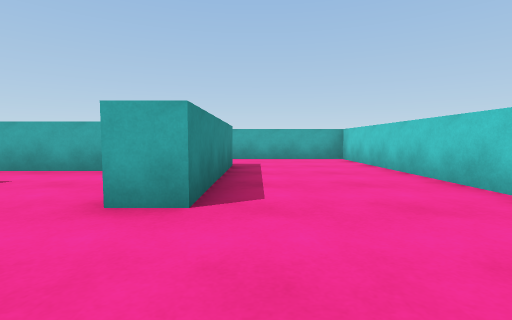
[1] (above)

21 first-person views from a walk through a Unity game level. The camera is 0.62 m above the floor, tilts 4° down and sees 85° across. The floor is counted in squares, 1 m on a side. Each view is taken from the middle of a square. On the plan, view 1 faces up. The plan holds only what a view shows up to about 9 squares ahead; the rest is blank. The place goes on beyond the plan.

[2]
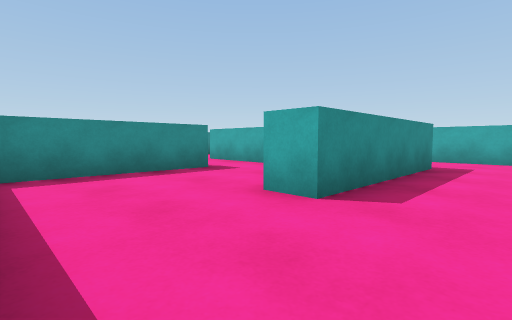

[3]
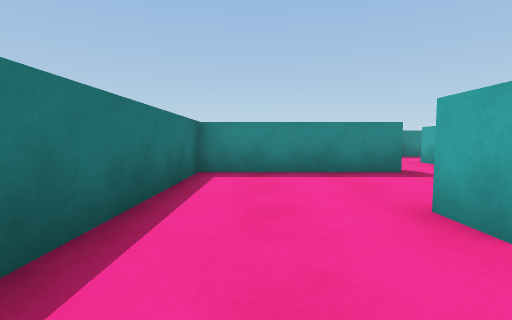

[4]
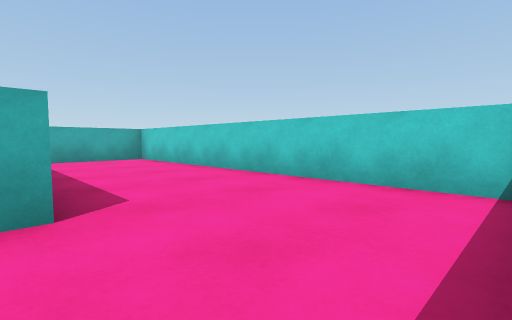

[5]
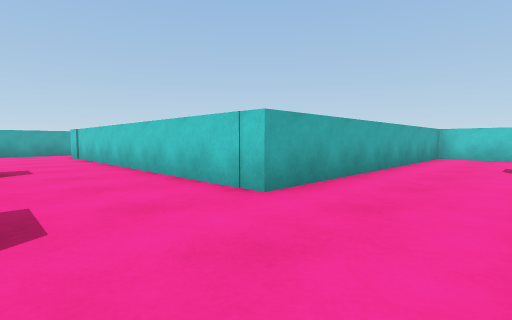

[6]
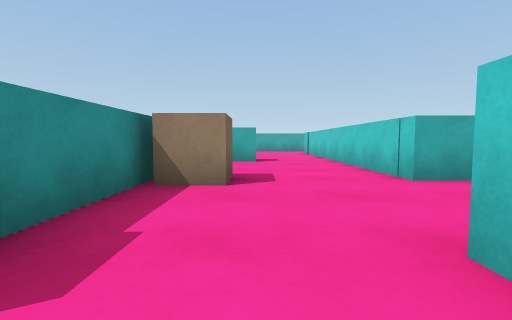

[7]
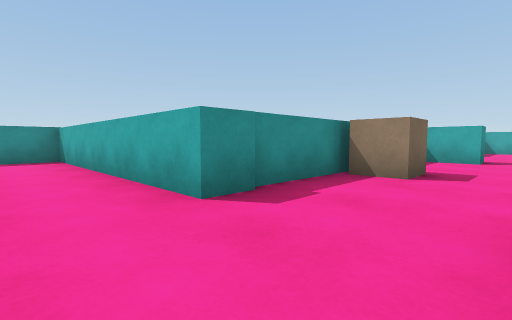

[8]
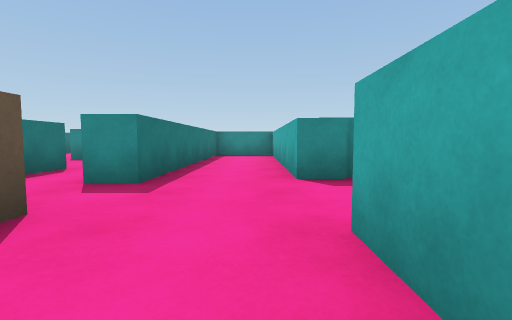

[9]
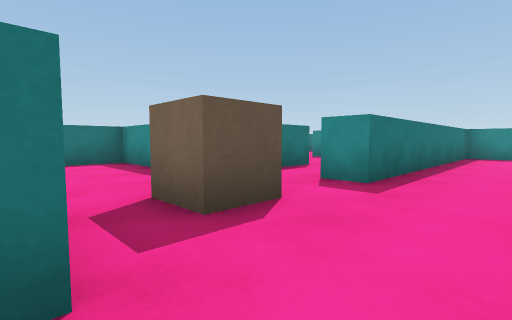

[10]
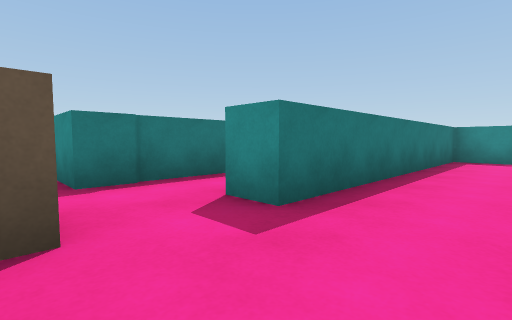

[11]
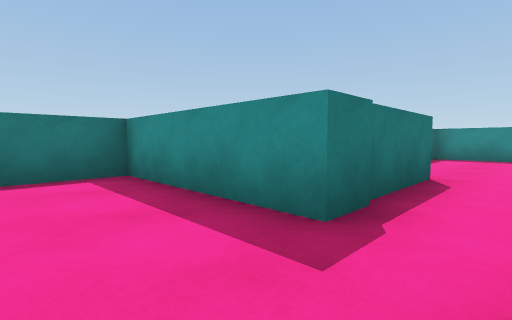

[12]
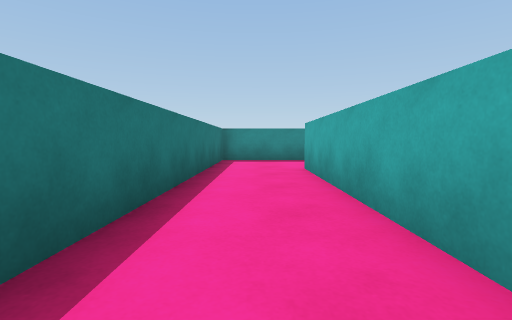

[13]
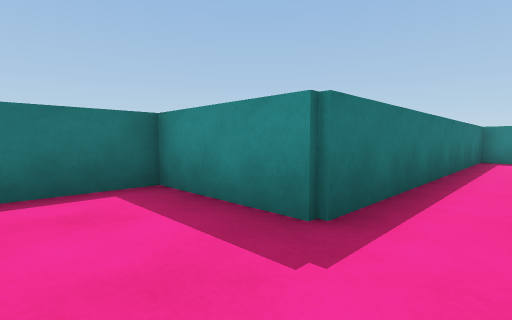

[14]
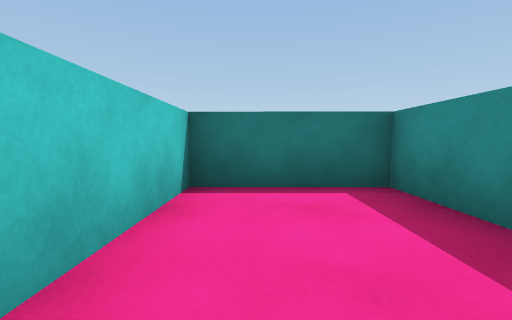

[15]
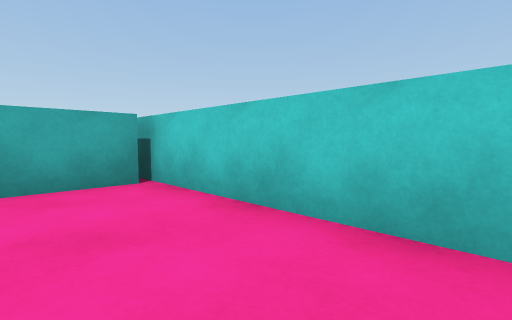

[16]
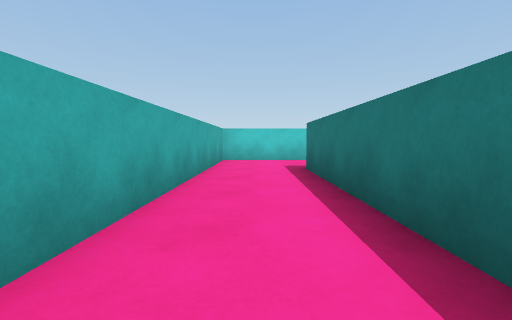

[17]
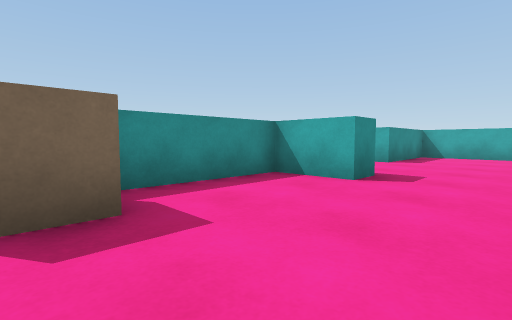

[18]
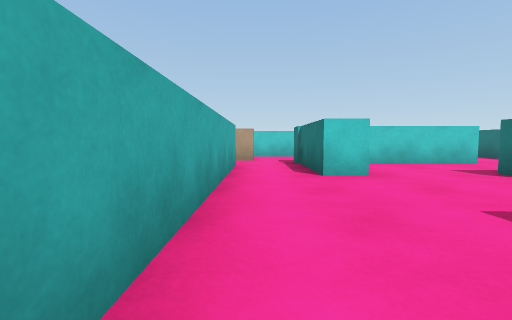

[19]
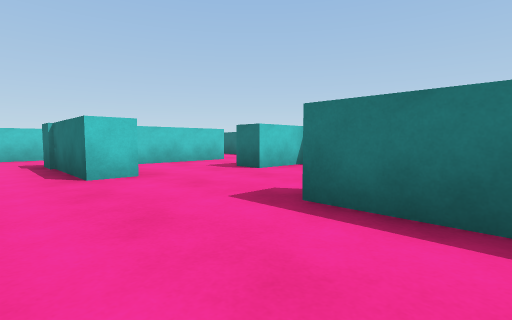

[20]
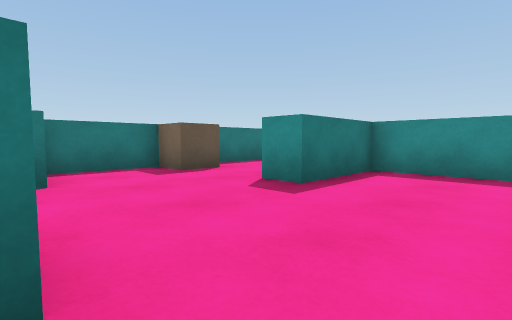

[21]
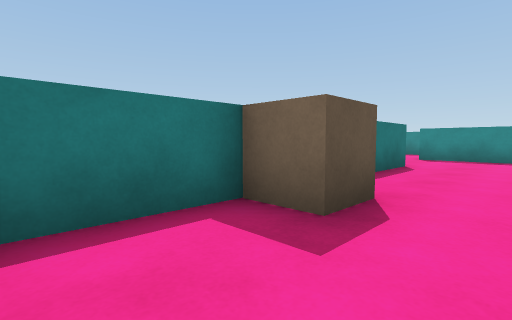

### Floor plan
Points are (right, up) in squares from view 1. A wall is a line through its corners. A room is listed if a view was taken in it or the views show most of it. See-through windows are left out.
Room 1 (views 1, 2, 3, 4, 8, 9)
walls: (-0.6, 7.1) (-0.6, 2.5) (-1.5, 2.5); (-3, 5.6) (-5.6, 5.7); (-4.4, 3.9) (-4.4, -0.1) (-0.1, -0.2); (2.9, -1) (2.9, 9); (2.6, 9.3) (-2.6, 9.3)
ways out: opening at (-5, 4.5) to room 2; opening at (-1.5, 8.5) to room 2
Room 2 (views 5, 6, 7, 10, 11, 17, 20)
walls: (-9.4, 5.7) (-16.7, 5.7) (-16.7, 3.4) (-9, 3.3) (-9, 2.5) (-12.5, 2.5); (-5.6, 5.7) (-7, 5.7); (-2.6, 9.3) (-5.6, 9.3) (-5.6, 14.5); (-8, 14) (-8, 13.2) (-9.6, 13.2) (-9.6, 5.6); (-5.2, 0.4) (-5.2, 1.5); (-11.1, 0) (-11.1, 0.8) (-7.9, 0.8)
ways out: opening at (-5, 4.5) to room 1; opening at (-1.5, 8.5) to room 1; opening at (-6.5, -0.5) to room 3; opening at (-11.5, 1.5) to room 4; opening at (-6.5, 14)
objects: cube (-9, 9); cube (-7, 2) to (-7, 3)
Room 3 (views 12, 13, 14, 15, 16)
walls: (2.7, -1) (-5.2, -0.9); (-7.9, 0.8) (-7.9, -3.1) (0.2, -3.1) (0.2, -5.7) (2.9, -5.7) (2.9, -1)
ways out: opening at (-6.5, -0.5) to room 2
Room 4 (views 18, 19, 21)
walls: (-13.5, -4.2) (-11.6, -4.2) (-11.6, -2.5); (-16.7, 1.9) (-16.7, -0.4) (-14.3, -0.4) (-14.3, -1.3); (-19.3, -4.2) (-15.8, -4.2); (-12.5, 2.5) (-15.5, 2.5)
ways out: opening at (-11.5, 1.5) to room 2; opening at (-11, -1.5) to room 5
objects: cube (-15, -4) to (-14, -4)
Room 5 (no view inside)
walls: (-8.7, -2.4) (-8.7, -0.9); (-11.6, -2.5) (-10.8, -2.5)
ways out: opening at (-11, -1.5) to room 4; opening at (-9.5, -3)

Where each view was taken, in squares from view 1:
view 1: 0 up, 0 right, facing up
view 2: 0 up, 1 right, facing up-left
view 3: 1 up, 1 right, facing left
view 4: 0 up, 1 left, facing up-right
view 5: 7 up, 8 left, facing up-right
view 6: 5 up, 8 left, facing up
view 7: 4 up, 7 left, facing up-left
view 8: 5 up, 5 left, facing left
view 9: 5 up, 5 left, facing down-left
view 10: 5 up, 7 left, facing down-left
view 11: 2 up, 6 left, facing down-left
view 12: 2 down, 1 right, facing left
view 13: 2 down, 2 right, facing down-left
view 14: 2 down, 2 right, facing down
view 15: 5 down, 1 right, facing up-right
view 16: 2 down, 6 left, facing right
view 17: 9 up, 6 left, facing up-left
view 18: 2 up, 16 left, facing right
view 19: 2 up, 16 left, facing down-right
view 20: 2 up, 11 left, facing down-left
view 21: 2 down, 12 left, facing down-left
